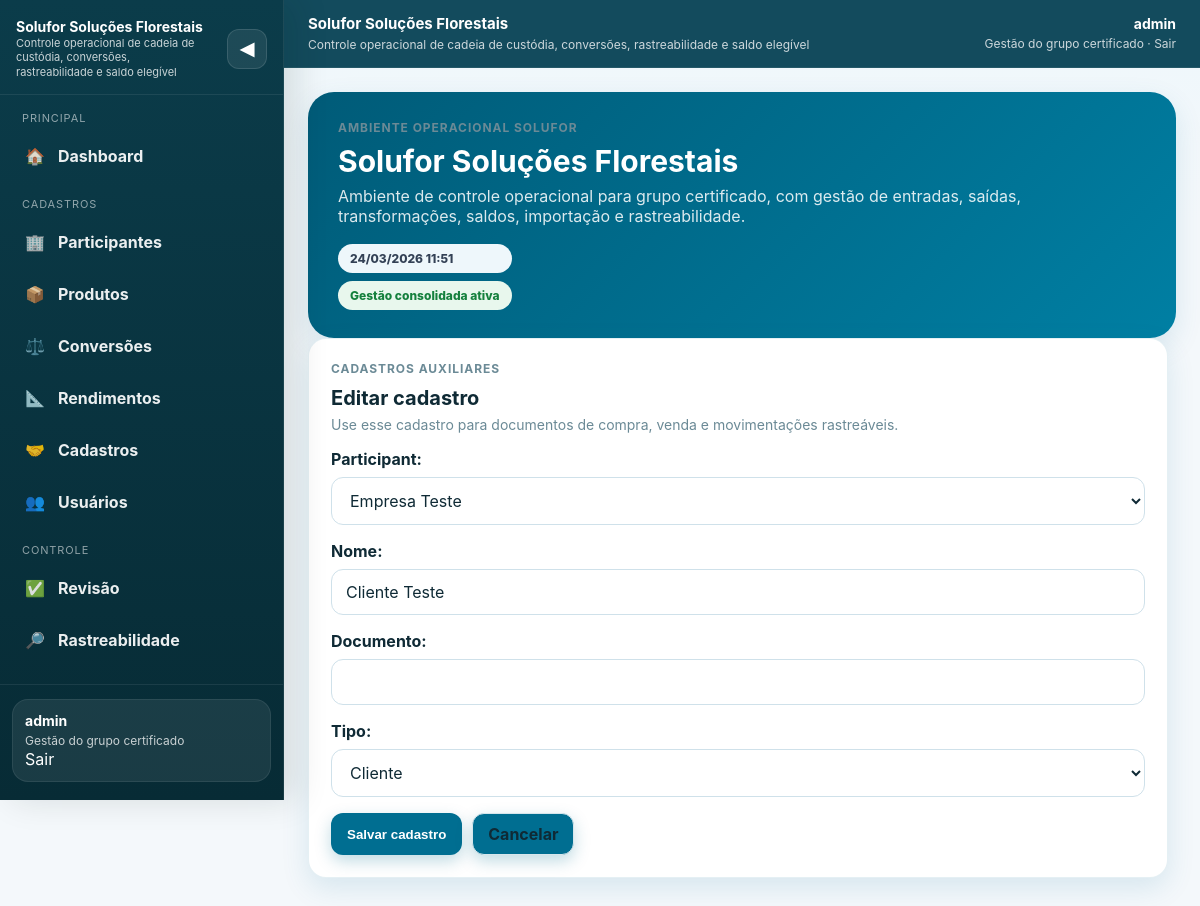
The page /catalog/counterparties/2/edit/ (signed in) on the database its author committed.
### accounts/models.py (models this page shows, shortened)
class User(AbstractUser):
    ROLE_CHOICES = [
        ('manager', 'Gestor'),
        ('participant', 'Participante'),
        ('auditor', 'Auditor'),
    ]
    role = models.CharField(max_length=20, choices=ROLE_CHOICES, default='participant')
    organization = models.ForeignKey(
        'participants.Organization',
        on_delete=models.SET_NULL,
        null=True,
        blank=True,
        related_name='users',
    )
    participant = models.ForeignKey(
        'participants.Participant',
        on_delete=models.SET_NULL,
        null=True,
        blank=True,
        related_name='users',
    )
    must_change_password = models.BooleanField(default=False)
    @property
    def is_manager(self):
        return self.role == 'manager' or self.is_superuser
    @property
    def is_auditor(self):
        return self.role == 'auditor'
    @property
    def is_participant_user(self):
        return self.role == 'participant'

### catalog/models.py (models this page shows, shortened)
class Counterparty(models.Model):
    TYPE_CHOICES = [
        ('supplier', 'Fornecedor'),
        ('customer', 'Cliente'),
        ('both', 'Ambos'),
    ]
    participant = models.ForeignKey(
        'participants.Participant', on_delete=models.CASCADE,
        null=True, blank=True, related_name='counterparties'
    )
    name = models.CharField('Nome', max_length=255)
    document_id = models.CharField('Documento', max_length=30, blank=True)
    type = models.CharField('Tipo', max_length=20, choices=TYPE_CHOICES, default='both')
    class Meta:
        ordering = ['name']

### catalog/views.py (the view, shortened to what this page needs)
# urls.py: path('counterparties/<int:pk>/edit/', CounterpartyUpdateView.as_view(), name='counterparty_update'),
class CounterpartyUpdateView(ManagerRequiredMixin, UpdateView):
    model = Counterparty
    form_class = CounterpartyForm
    template_name = 'catalog/counterparty_form.html'
    success_url = reverse_lazy('counterparty_list')

### catalog/forms.py
class CounterpartyForm(forms.ModelForm):
    class Meta:
        model = Counterparty
        fields = ['participant', 'name', 'document_id', 'type']

### catalog/views.py (called while the page is built)
    def test_func(self):
        return self.request.user.is_manager

### participants/models.py (called while the page is built)
    def __str__(self):
        return self.trade_name or self.legal_name

### templates/catalog/counterparty_form.html
{% extends "base.html" %}
{% block content %}
<div class="card" style="max-width: 860px;"><div class="card-header"><div><div class="kicker">Cadastros auxiliares</div><h2 class="card-title">{% if form.instance.pk %}Editar cadastro{% else %}Novo cliente ou fornecedor{% endif %}</h2><p class="card-subtitle">Use esse cadastro para documentos de compra, venda e movimentações rastreáveis.</p></div></div><form method="post">{% csrf_token %}{{ form.as_p }}<div class="actions"><button class="btn" type="submit">Salvar cadastro</button><a class="btn secondary" href="/catalog/counterparties/">Cancelar</a></div></form></div>
{% endblock %}

### templates/base.html (shortened to what this page needs)
<!DOCTYPE html>
<html lang="pt-br">
<head>
</head>
<body>
<div class="app-shell">
  {% if user.is_authenticated %}
  <aside id="sidebar" class="sidebar">
    <div class="sidebar-inner">
      <div class="sidebar-header">
        <a class="sidebar-brand" href="/">
          <span class="brand-copy">
            <strong>Solufor Soluções Florestais</strong>
            <span>Controle operacional de cadeia de custódia, conversões, rastreabilidade e saldo elegível</span>
          </span>
        </a>
        <button id="sidebarToggle" class="sidebar-toggle" type="button" aria-label="Colapsar menu"><span class="sidebar-toggle-text">◀</span></button>
      </div>
      <div class="sidebar-body">
        <div class="sidebar-section">
          <div class="sidebar-label">Principal</div>
          <nav class="sidebar-nav">
            <a class="sidebar-link {% if request.path == '/' %}is-active{% endif %}" href="/"><span class="sidebar-icon">🏠</span><span class="sidebar-link-text">Dashboard</span></a>
          </nav>
        </div>
        {% if user.is_participant_user %}
        <div class="sidebar-section">
          <div class="sidebar-label">Operação</div>
          <nav class="sidebar-nav">
            <a class="sidebar-link {% if '/transactions/entries/' in request.path %}is-active{% endif %}" href="/transactions/entries/"><span class="sidebar-icon">📥</span><span class="sidebar-link-text">Entradas</span></a>
            <a class="sidebar-link {% if '/transactions/sales/' in request.path %}is-active{% endif %}" href="/transactions/sales/"><span class="sidebar-icon">📤</span><span class="sidebar-link-text">Saídas</span></a>
            <a class="sidebar-link {% if '/transactions/transformations/' in request.path %}is-active{% endif %}" href="/transactions/transformations/"><span class="sidebar-icon">🪵</span><span class="sidebar-link-text">Transformações</span></a>
            <a class="sidebar-link {% if '/compliance/' in request.path %}is-active{% endif %}" href="/compliance/"><span class="sidebar-icon">🗓️</span><span class="sidebar-link-text">Fechamentos</span></a>
            <a class="sidebar-link {% if '/reports/import/' in request.path %}is-active{% endif %}" href="/reports/import/"><span class="sidebar-icon">📊</span><span class="sidebar-link-text">Importar planilha</span></a>
          </nav>
        </div>
        {% elif user.is_manager %}
        <div class="sidebar-section">
          <div class="sidebar-label">Cadastros</div>
          <nav class="sidebar-nav">
            <a class="sidebar-link {% if '/participants/' in request.path %}is-active{% endif %}" href="/participants/"><span class="sidebar-icon">🏢</span><span class="sidebar-link-text">Participantes</span></a>
            <a class="sidebar-link {% if '/catalog/products/' in request.path %}is-active{% endif %}" href="/catalog/products/"><span class="sidebar-icon">📦</span><span class="sidebar-link-text">Produtos</span></a>
            <a class="sidebar-link {% if '/catalog/conversions/' in request.path %}is-active{% endif %}" href="/catalog/conversions/"><span class="sidebar-icon">⚖️</span><span class="sidebar-link-text">Conversões</span></a>
            <a class="sidebar-link " href="/catalog/transformation-rules/"><span class="sidebar-icon">📐</span><span class="sidebar-link-text">Rendimentos</span></a>
            <a class="sidebar-link {% if '/catalog/counterparties/' in request.path %}is-active{% endif %}" href="/catalog/counterparties/"><span class="sidebar-icon">🤝</span><span class="sidebar-link-text">Cadastros</span></a>
            <a class="sidebar-link {% if '/users/' in request.path %}is-active{% endif %}" href="/users/"><span class="sidebar-icon">👥</span><span class="sidebar-link-text">Usuários</span></a>
          </nav>
        </div>
        <div class="sidebar-section">
          <div class="sidebar-label">Controle</div>
          <nav class="sidebar-nav">
            <a class="sidebar-link " href="/transactions/manager/review/entries/"><span class="sidebar-icon">✅</span><span class="sidebar-link-text">Revisão</span></a>
            <a class="sidebar-link {% if '/reports/traceability/' in request.path %}is-active{% endif %}" href="/reports/traceability/"><span class="sidebar-icon">🔎</span><span class="sidebar-link-text">Rastreabilidade</span></a>
            <a class="sidebar-link" href="/reports/consolidated.xlsx"><span class="sidebar-icon">📄</span><span class="sidebar-link-text">Relatório FSC</span></a>
          </nav>
        </div>
        {% endif %}
      </div>
      <div class="sidebar-footer">
        <div class="sidebar-user">
          <strong>{{ user.username }}</strong>
          <span>{% if user.is_manager %}Gestão do grupo certificado{% elif user.is_auditor %}Consulta e auditoria{% else %}Operação do participante{% endif %}</span><br>
          <form method="post" action="{% url 'logout' %}" style="display:inline;">
 	     <button type="submit" class="logout-btn">Sair</button>
	  </form>
        </div>
      </div>
    </div>
  </aside>
  {% endif %}
  <div class="content-shell">
    <header class="topbar">
      <div class="topbar-inner">
        <div class="topbar-title">
          <span class="topbar-copy">
            <strong>Solufor Soluções Florestais</strong>
            <span>Controle operacional de cadeia de custódia, conversões, rastreabilidade e saldo elegível</span>
          </span>
        </div>
        {% if user.is_authenticated %}
        <div class="userbox">
          <strong>{{ user.username }}</strong>
          <span>
            {% if user.is_manager %}Gestão do grupo certificado{% elif user.is_auditor %}Consulta e auditoria{% else %}Operação do participante{% endif %}
            ·
<form method="post" action="{% url 'logout' %}" style="display:inline;">
  <button type="submit" class="logout-btn">Sair</button>
</form>
          </span>
        </div>
        {% else %}
        <div class="userbox">
          <strong>Acesso ao sistema</strong>
          <span><a href="/login/">Entrar</a></span>
        </div>
        {% endif %}
      </div>
    </header>
    <main class="page">
      {% if user.is_authenticated %}
      <section class="hero">
        <div>
          <div class="kicker">Ambiente operacional Solufor</div>
          <h1>{% block hero_title %}Solufor Soluções Florestais{% endblock %}</h1>
          <p>{% block hero_text %}Ambiente de controle operacional para grupo certificado, com gestão de entradas, saídas, transformações, saldos, importação e rastreabilidade.{% endblock %}</p>
        </div>
        <div class="stack">
          {% block hero_side %}
          <span class="badge neutral">{% now "d/m/Y H:i" %}</span>
          {% if user.is_manager %}
            <span class="badge success">Gestão consolidada ativa</span>
          {% elif user.is_auditor %}
            <span class="badge warning">Ambiente de consulta</span>
          {% else %}
            <span class="badge success">Lançamentos operacionais liberados</span>
          {% endif %}
          {% endblock %}
        </div>
      </section>
      {% endif %}
      {% block content %}{% endblock %}
    </main>
  </div>
</div>
</body>
</html>

### rows shown on the page
User: username "admin"
Counterparty: participant "Empresa Teste", name "Cliente Teste", type "Cliente"
